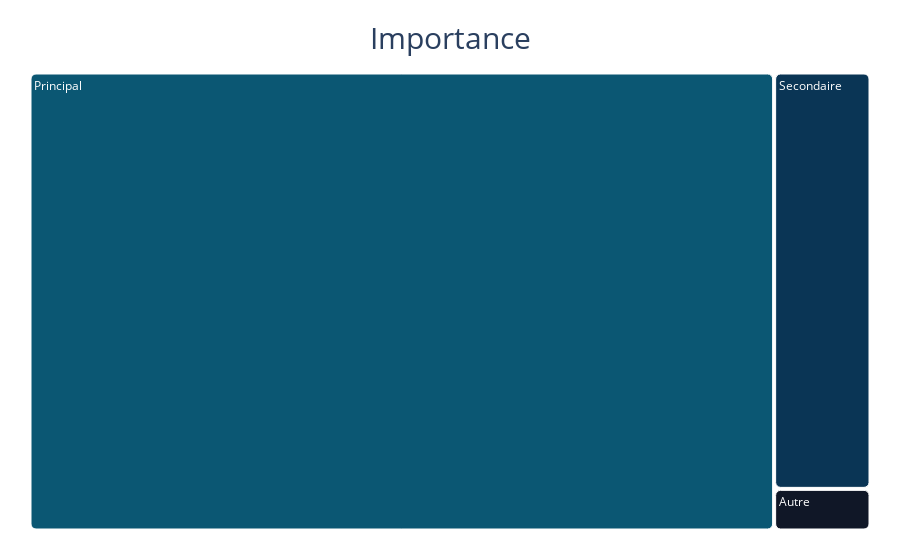

The cell this chart's notebook holds for it:
### Code cell
import plotly.express as px

fig = px.treemap(data, path=["Importance"], color_discrete_sequence = ["#0b5773","#0a3555","#101727"],
                 title="Importance",
                 )
fig.update_traces(marker=dict(cornerradius=5))

fig.update_layout(
    margin = dict(t=50, l=25, r=25, b=25),
    title_font=dict(size=30),
    title_x=0.5, title_y=0.95
)
#mettre en commenteire pour voir les infos comme "count" en hover
fig.data[0].hovertemplate='<b></b>%{label}'

fig.show()

### Figure 1 — Plotly figure (JSON) as saved in the notebook; plotly's stock layout.template omitted (floating-point values rounded to 4 significant figures)
{"data": [{"branchvalues": "total", "domain": {"x": [0, 1], "y": [0, 1]}, "hovertemplate": "<b></b>%{label}", "ids": ["Autre", "Principal", "Secondaire"], "labels": ["Autre", "Principal", "Secondaire"], "marker": {"cornerradius": 5}, "name": "", "parents": ["", "", ""], "type": "treemap", "values": [1, 85, 10]}], "layout": {"legend": {"tracegroupgap": 0}, "margin": {"b": 25, "l": 25, "r": 25, "t": 50}, "title": {"font": {"size": 30}, "text": "Importance", "x": 0.5, "y": 0.95}, "treemapcolorway": ["#0b5773", "#0a3555", "#101727"]}}
